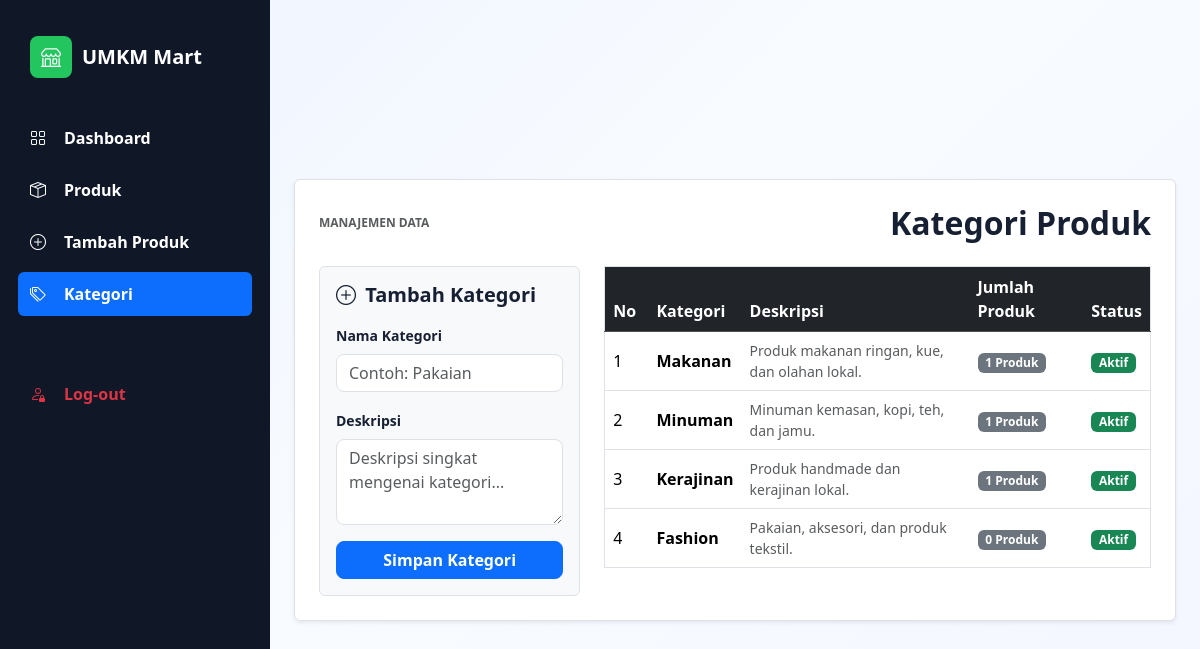
The app's page /kategori.php (signed in), older data.
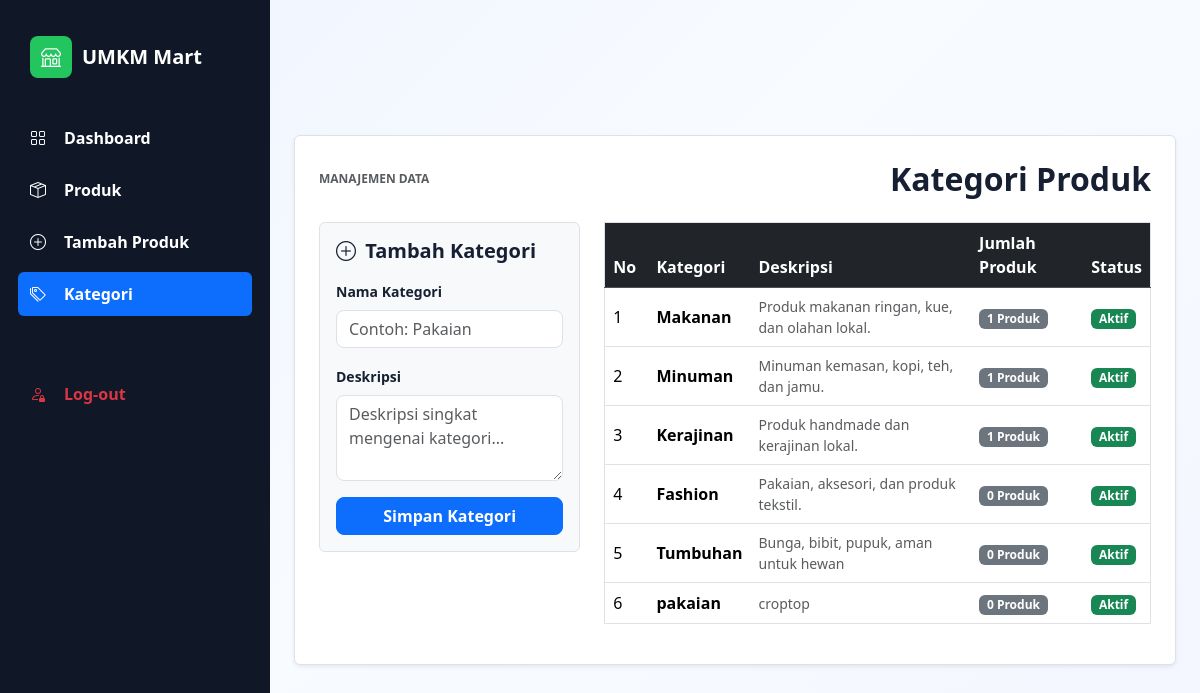
The same page, newer data.
### tables this page shows
CREATE TABLE `kategori_produk` (
  `id_kategori` int(10) UNSIGNED NOT NULL,
  `nama_kategori` varchar(80) NOT NULL,
  `deskripsi_kategori` varchar(250) DEFAULT NULL,
  `status_kategori` enum('aktif','nonaktif') NOT NULL DEFAULT 'aktif',
  `created_at` timestamp NOT NULL DEFAULT current_timestamp(),
  `updated_at` timestamp NOT NULL DEFAULT current_timestamp() ON UPDATE current_timestamp()
);

### kategori.php (the view, shortened to what this page needs)
<?php
include "koneksi.php";
$sqlKategori = "SELECT kp.*, (SELECT COUNT(*) FROM produk WHERE produk.id_kategori = kp.id_kategori) AS jumlah_produk FROM kategori_produk kp ORDER BY kp.id_kategori ASC";
$queryKategori = mysqli_query($koneksi, $sqlKategori);
?>
<!doctype html>
<html lang="id">
<head>
  <link href="https://cdn.jsdelivr.net/npm/bootstrap@5.3.3/dist/css/bootstrap.min.css" rel="stylesheet">
  <link href="https://cdn.jsdelivr.net/npm/bootstrap-icons@1.11.3/font/bootstrap-icons.min.css" rel="stylesheet">
  <link href="style.css" rel="stylesheet">
</head>
<body>
  <div class="layout">
    <aside class="sidebar">
      <div class="brand"><i class="bi bi-shop"></i><span>UMKM Mart</span></div>
      <nav class="nav flex-column gap-2">
        <a href="home.php" class="nav-link text-white"><i class="bi bi-grid me-2"></i> Dashboard</a>
        <a href="produk.php" class="nav-link text-white"><i class="bi bi-box-seam me-2"></i> Produk</a>
        <a href="form-produk.php" class="nav-link text-white"><i class="bi bi-plus-circle me-2"></i> Tambah Produk</a>
        <a href="kategori.php" class="nav-link text-white active bg-primary rounded"><i class="bi bi-tags me-2"></i> Kategori</a>
        <a href="logout.php" class="nav-link text-danger mt-5" onclick="return confirm('Apakah Anda yakin ingin logout?')"><i class="bi bi-person-lock me-2"></i> Log-out</a>
      </nav>
    </aside>
    <main class="content p-4">
      <section id="kategori" class="panel bg-white p-4 border rounded shadow-sm">
        <div class="section-title mb-4">
          <p class="text-muted mb-0">Manajemen Data</p>
          <h2 class="fw-bold">Kategori Produk</h2>
        </div>
        <div class="row g-4">
          <div class="col-md-4">
            <div class="p-3 bg-light border rounded">
              <h5 class="fw-bold mb-3"><i class="bi bi-plus-circle me-1"></i> Tambah Kategori</h5>
              <form action="kategori.php" method="post">
                <div class="mb-3">
                  <label class="form-label small fw-semibold">Nama Kategori</label>
                  <input type="text" name="nama_kategori" class="form-control" required maxlength="80" placeholder="Contoh: Pakaian">
                </div>
                <div class="mb-3">
                  <label class="form-label small fw-semibold">Deskripsi</label>
                  <textarea name="deskripsi_kategori" class="form-control" rows="3" placeholder="Deskripsi singkat mengenai kategori..."></textarea>
                </div>
                <button class="btn btn-primary w-100 fw-bold" type="submit" name="simpan_kategori">Simpan Kategori</button>
              </form>
            </div>
          </div>
          <div class="col-md-8">
            <div class="table-responsive">
              <table class="table table-hover align-middle border">
                <thead class="table-dark">
                  <tr>
                    <th style="width: 8%;">No</th>
                    <th>Kategori</th>
                    <th>Deskripsi</th>
                    <th>Jumlah Produk</th>
                    <th>Status</th>
                  </tr>
                </thead>
                <tbody>
                  <?php
                  $no = 1;
                  if (mysqli_num_rows($queryKategori) == 0):
                  ?>
                    <tr>
                      <td colspan="5" class="text-center text-muted p-4">Belum ada data kategori.</td>
                    </tr>
                  <?php
                  else:
                    while($row = mysqli_fetch_assoc($queryKategori)):
                  ?>
                    <tr>
                      <td><?= $no++; ?></td>
                      <td class="fw-semibold"><?= htmlspecialchars($row['nama_kategori']); ?></td>
                      <td class="text-muted small"><?= htmlspecialchars($row['deskripsi_kategori'] ?? '-'); ?></td>
                      <td>
                        <span class="badge bg-secondary"><?= $row['jumlah_produk']; ?> Produk</span>
                      </td>
                      <td>
                        <span class="badge bg-success text-capitalize"><?= htmlspecialchars($row['status_kategori']); ?></span>
                      </td>
                    </tr>
                    <?php endwhile; ?>
                  <?php endif; ?>
                </tbody>
              </table>
            </div>
          </div>
        </div>
      </section>
    </main>
  </div>
</body>
</html>

### style.css (style rules this page uses)
:root { --bg: #f4f7fb; --dark: #101827; --panel: #ffffff; --line: #e5e9f0; --text: #172033; --muted: #6b7280; --primary: #2563eb; --primary-dark: #1d4ed8; --accent: #22c55e; }
* { box-sizing: border-box; }
body { margin: 0; min-height: 100vh; background: linear-gradient(135deg, #eef4ff 0%, #f8fbff 45%, #f3f6ff 100%); color: var(--text); font-family: "Segoe UI", Arial, sans-serif; }
.layout { display: grid; grid-template-columns: 270px 1fr; min-height: 100vh; }
.sidebar { position: sticky; top: 0; height: 100vh; padding: 26px 18px; background: var(--dark); }
.sidebar a, .brand { display: flex; align-items: center; gap: 10px; min-height: 44px; padding: 10px 12px; color: #cbd5e1; text-decoration: none; border-radius: 8px; font-weight: 600; }
.brand { color: #ffffff; font-size: 20px; margin-bottom: 28px; }
.brand i { display: grid; place-items: center; width: 42px; height: 42px; background: var(--accent); border-radius: 8px; }
.sidebar a:hover, .sidebar a.active { color: #ffffff; background: rgba(255,255,255,.1); }
.content { width: 100%; min-height: 100vh; display: flex; align-items: center; justify-content: center; padding: 24px; }
.hero p, .section-title p { margin: 0 0 6px; color: #93c5fd; font-size: 12px; font-weight: 800; text-transform: uppercase; }
.stats div, .panel, .product-card { border: 1px solid var(--line); border-radius: 8px; background: var(--panel); }
.panel { padding: 26px; }
.section-title { display: flex; justify-content: space-between; align-items: center; margin-bottom: 18px; }
.section-title p { color: var(--primary); }
.section-title h2 { margin: 0; font-weight: 800; }
.btn, .form-control, .form-select { border-radius: 8px; }

Row changes from the older to the newer data that the page shows:
added kategori_produk: nama_kategori "Tumbuhan", deskripsi_kategori "Bunga, bibit, pupuk, aman untuk hewan", jumlah_produk "0", status_kategori "Aktif"
added kategori_produk: nama_kategori "pakaian", deskripsi_kategori "croptop", jumlah_produk "0", status_kategori "Aktif"
